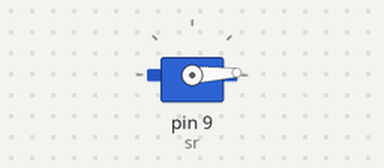
Recording of a sketch running on a simulated Arduino Uno, built with avr-gcc and run on an emulated ATmega328P. Shown: servo.

Above: at 0.05 s.
At 0.9 s:
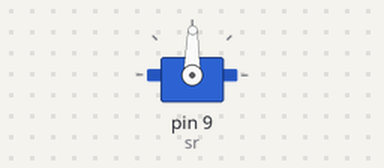
At 1.75 s:
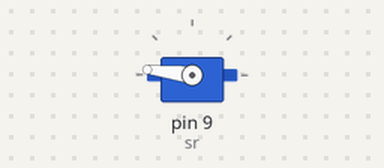
At 3.45 s:
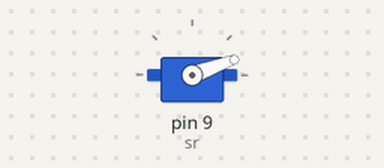
Timing chart, 0 to 5.4 s (numbered marks = the images above):
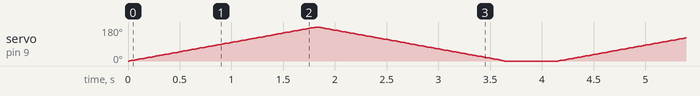

The sketch:

Script.ino
```cpp
#include<Servo.h>

Servo sr;

int val;

void setup()
{
  sr.attach(9);
}

void loop()
{
  for (int i=0; i<=180; i++){
    sr.write(i);
    delay(10);
  }

  for (int j=180; j>=0; j--){
    sr.write(j);
    delay(10);
  }

  delay(500);
}
```
